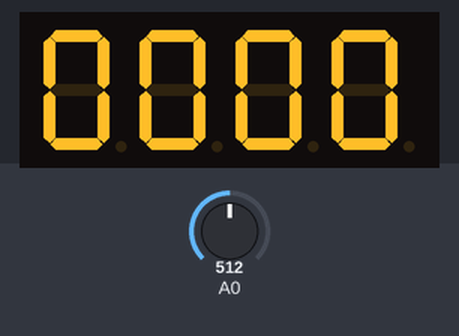
Bench run of a sketch on a simulated Arduino Uno, built with avr-gcc and run on an emulated ATmega328P. On the bench: 4-digit seven-segment display. The test bench sets the inputs (shaded band); at power-on: A0 = 512.

Above: at 1.2 s.
1.3 s: A0 set to 550
At 2.4 s:
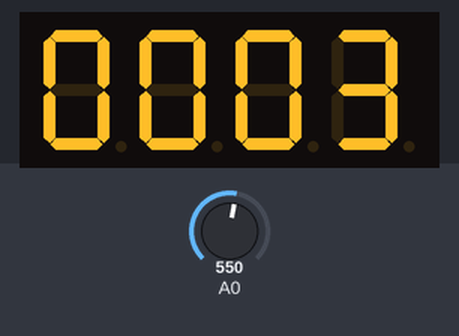
2.8 s: A0 set to 760
At 3.6 s:
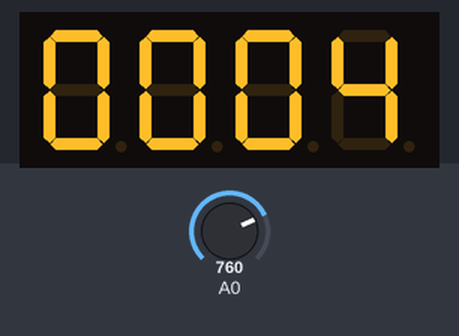
4.3 s: A0 set to 900
At 4.7 s:
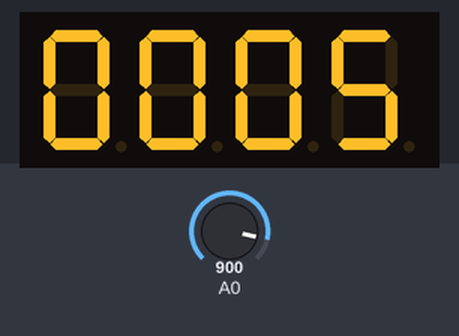
Timing chart, 0 to 7.3 s (numbered marks = the images above; inputs shaded):
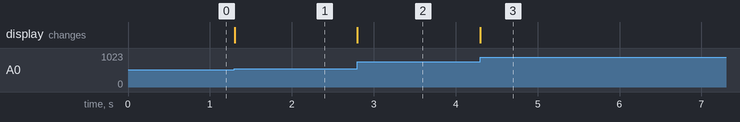

The sketch:

Keypad_example.ino
```cpp
#include "SevSeg.h"
SevSeg sevseg;
int adcVal;

void setup(){
  byte numDigits = 4;
  byte digitPins[] = {13, 12, 11, 10};
  byte segmentPins[] = {7, 6, 5, 4, 3, 2, 9, 8};

  bool resistorsOnSegments = true;
  bool updateWithDelaysIn = true;
  byte hardwareConfig = N_TRANSISTORS;
  sevseg.begin(hardwareConfig, numDigits, digitPins, segmentPins, resistorsOnSegments);
  sevseg.setNumber(0000, 4);
}

void loop(){
    adcVal = analogRead(A0);
    if(adcVal>=150&&adcVal<=190)
    {
      sevseg.setNumber(0001, 4);
    }
    else if(adcVal>=350&&adcVal<=380)
    {
      sevseg.setNumber(0002, 4);
    }
    else if(adcVal>=540&&adcVal<=560)
    {
      sevseg.setNumber(0003, 4);
    }
    else if(adcVal>=750&&adcVal<=760)
    {
      sevseg.setNumber(0004, 4);
    }
    else if(adcVal>=900)
    {
      sevseg.setNumber(0005, 4);
    }
    sevseg.refreshDisplay();
}
```

Measured:
- after the input at 1.3 s, the display: changes at once (image 1)
- after the input at 2.8 s, the display: changes at once (image 2)
- after the input at 4.3 s, the display: changes at once (image 3)
